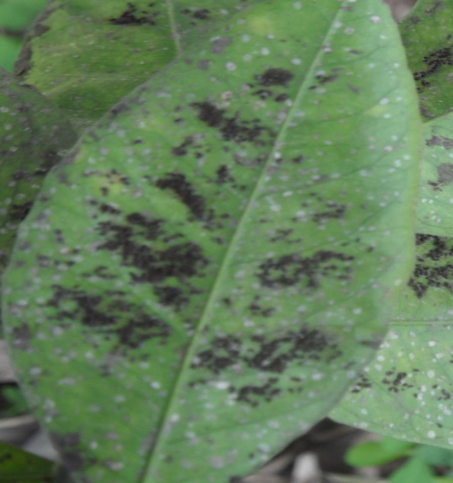
#> input picture dataset/Leaves/Melanose/142.jpg, 453 x 483 px
$ python -i filterLeaf.py   (imports and definitions only)
#> lines starting #> are read from the running program, lines starting #| are printed output that depends on the picture; after the words box and inside, x2 and y2 are one past the last pixel; in counts of white or black regions, pixels touching at a corner belong together
#> further down, picture is the input picture: shape (483, 453, 3); mean B, G, R 91.1, 125.4, 98.8
import cv2
import numpy as np
import matplotlib.pyplot as plt
from skimage import feature

# imgPath = "./dataset/Leaves/greening/g (108).png"
# img =  cv2.imread(imgPath)

#** getLeaf Func
# Using HSV to create color mask
# Return an image(160x160) with background color is black and leaf
def getLeaf(img):
    # change image color change from BGR -> HSV
    hsv = cv2.cvtColor(img, cv2.COLOR_BGR2HSV)
#> hsv: shape (483, 453, 3); mean H, S, V 54, 69.1, 125.5
    # find the green color
    mask_green = cv2.inRange(hsv, (36,0,0), (86,255,255))
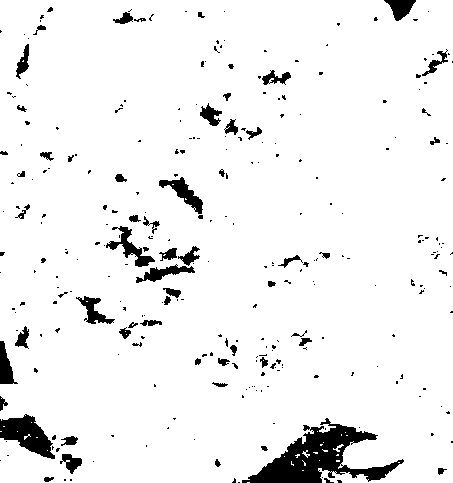
#> mask_green: shape (483, 453); 94% white; 292 black regions (229 under 20 px), largest, box (x1, y1, x2, y2) and area: (242, 418, 404, 483) 4101, (0, 414, 55, 459) 1303, (106, 226, 155, 267) 572
    # find the brown color
    mask_brown = cv2.inRange(hsv, (8, 60, 20), (30, 255, 200))
#> mask_brown: shape (483, 453); 0.01% white in thin lines or dots, all inside (x1, y1, x2, y2) = (21, 13, 125, 481)
    # find the yellow color in the leaf
    mask_yellow = cv2.inRange(hsv, (21, 39, 64), (40, 255, 255))
#> mask_yellow: shape (483, 453); 0.32% white in thin lines or dots
    # find the dark_gray_green color in the leaf
    mask_len = cv2.inRange(hsv, (5, 25, 15), (50, 100, 100))
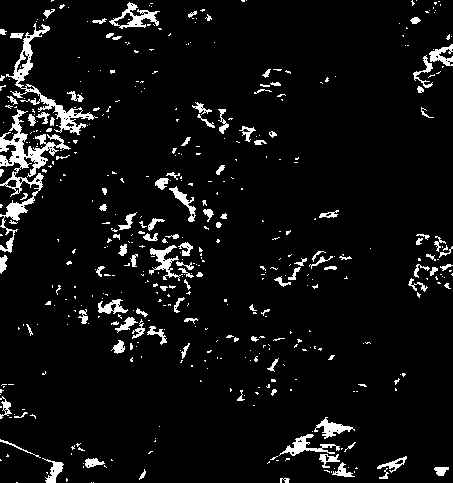
#> mask_len: shape (483, 453); 6.2% white; 475 white regions (362 under 20 px), largest, box (x1, y1, x2, y2) and area: (0, 109, 71, 253) 2155, (6, 23, 98, 135) 1394, (109, 2, 160, 29) 465
    # find the gold color in the leaf
    mask_gold = cv2.inRange(hsv, (3, 12, 5), (30, 253, 105))
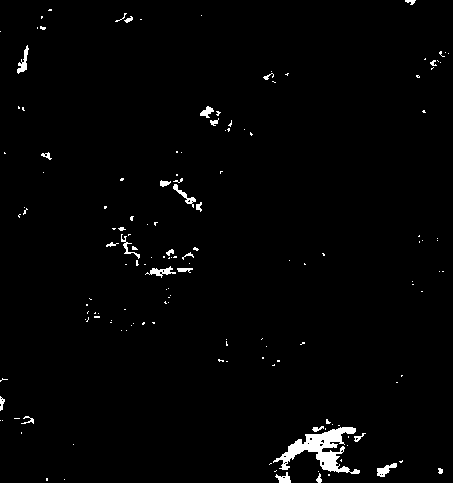
#> mask_gold: shape (483, 453); 1.6% white; 151 white regions (122 under 20 px), largest, box (x1, y1, x2, y2) and area: (273, 427, 360, 474) 1504, (145, 266, 176, 278) 142, (17, 45, 29, 74) 137
    # find the ryan color in the leaf
    mask_ryan = cv2.inRange(hsv, (3, 10, 0), (42, 225, 70))
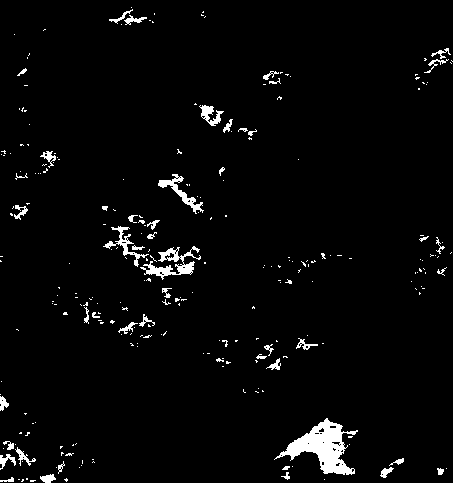
#> mask_ryan: shape (483, 453); 3% white; 256 white regions (208 under 20 px), largest, box (x1, y1, x2, y2) and area: (274, 418, 358, 475) 1886, (140, 246, 201, 280) 687, (158, 174, 204, 214) 402
    # find light_brown color in the leaf
    mask_light_brown = cv2.inRange(hsv, (0, 10, 150), (15, 160, 255))
#> mask_light_brown: shape (483, 453); 0% white in thin lines or dots, all inside (x1, y1, x2, y2) = (305, 11, 407, 479)
    # find light_pink color in the leaf
    mask_light_pink = cv2.inRange(hsv, (10, 50, 150), (19, 120, 255))
#> mask_light_pink: shape (483, 453); every value is 0

    # find any of the three colors(green or brown or yellow) in the image
    mask = cv2.bitwise_or(mask_green, mask_brown)
    mask = cv2.bitwise_or(mask, mask_yellow)
#> mask: shape (483, 453); 94.1% white; 299 black regions (237 under 20 px), largest, box (x1, y1, x2, y2) and area: (242, 418, 404, 483) 4084, (0, 414, 55, 459) 1303, (106, 226, 155, 267) 568
    mask = cv2.bitwise_or(mask, mask_len)
#> mask: shape (483, 453); 94.9% white; 308 black regions (245 under 20 px), largest, box (x1, y1, x2, y2) and area: (242, 425, 378, 483) 2733, (0, 414, 55, 459) 1303, (106, 229, 155, 267) 493
    mask = cv2.bitwise_or(mask, mask_gold)
#> mask: shape (483, 453); 96% white; 395 black regions (335 under 20 px), largest, box (x1, y1, x2, y2) and area: (242, 450, 322, 483) 1325, (0, 414, 55, 459) 1250, (0, 341, 18, 384) 402
    mask = cv2.bitwise_or(mask, mask_ryan)
#> mask: shape (483, 453); 96.3% white; 373 black regions (317 under 20 px), largest, box (x1, y1, x2, y2) and area: (242, 451, 322, 483) 1315, (0, 414, 55, 459) 1235, (0, 341, 18, 384) 401
    mask = cv2.bitwise_or(mask, mask_light_brown)
#> mask: shape (483, 453); 96.3% white; 373 black regions (317 under 20 px), largest, box (x1, y1, x2, y2) and area: (242, 451, 322, 483) 1314, (0, 414, 55, 459) 1235, (0, 341, 18, 384) 401
    mask = cv2.bitwise_or(mask, mask_light_pink)

    # Bitwise-AND mask and original image
    res = cv2.bitwise_and(img,img, mask= mask)
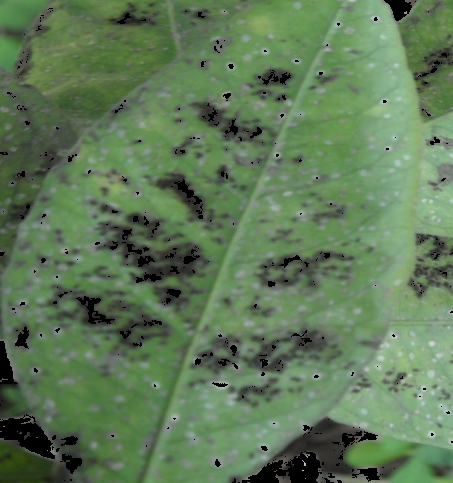
#> res: shape (483, 453, 3); mean B, G, R 87.8, 122, 95.4

    # Filter leaf edge color
    mask_fil = cv2.bitwise_or(mask_brown, mask_yellow)
#> mask_fil: shape (483, 453); 0.33% white in thin lines or dots
    mask_fil = cv2.bitwise_or(mask_fil, mask_len)
#> mask_fil: shape (483, 453); 6.3% white; 489 white regions (376 under 20 px), largest, box (x1, y1, x2, y2) and area: (0, 109, 71, 253) 2155, (6, 23, 98, 135) 1394, (92, 2, 160, 29) 526
    mask_fil = cv2.bitwise_or(mask_fil, mask_gold)
#> mask_fil: shape (483, 453); 7.3% white; 475 white regions (368 under 20 px), largest, box (x1, y1, x2, y2) and area: (0, 106, 71, 253) 2225, (270, 417, 366, 477) 2047, (6, 23, 98, 135) 1457
    mask_fil = cv2.bitwise_or(mask_fil, mask_ryan)
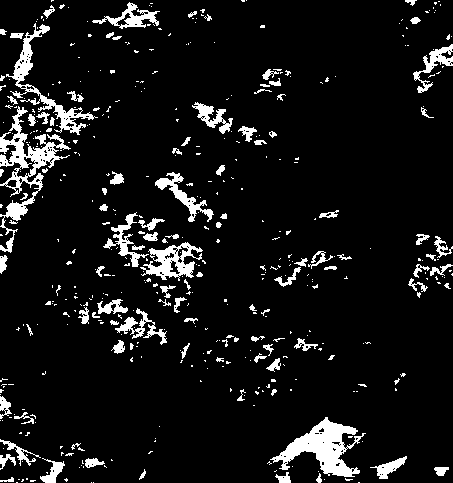
#> mask_fil: shape (483, 453); 8.4% white; 459 white regions (356 under 20 px), largest, box (x1, y1, x2, y2) and area: (0, 106, 71, 253) 2370, (270, 417, 366, 477) 2284, (6, 23, 98, 135) 1465
    mask_fil = cv2.bitwise_or(mask_fil, mask_light_brown)
    mask_fil = cv2.bitwise_or(mask_fil, mask_light_pink)

    # fill a leaf with black bg color
    res_fil = cv2.bitwise_and(res,res, mask= mask_fil)

    # resize image to 160x160
    res_fil = cv2.resize(res_fil, (160, 160))
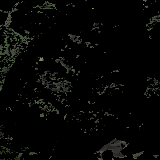
#> res_fil: shape (160, 160, 3); mean B, G, R 4.8, 6, 5.4
    return res_fil

#** getHistograms Func
# Using to get histograms of mean value of three color channels in an image
def getHistograms(img):
    # create a array feature_matrix to hold mean value of three color channels
    feature_matrix = np.zeros((160, 160))
    for i in range(0,img.shape[0]):
        for j in range(0,img.shape[1]):
            feature_matrix[i][j] = ((int(img[i,j,0]) + int(img[i,j,1]) + int(img[i,j,2]))/3)
    # calc histograms with bins 256 and range (0, 255)
    (hist, _) = np.histogram(feature_matrix.ravel(),
                bins=256,
                range=(0, 255))
    return hist

# [11 lines of commented-out code are left out]

>>> import cv2
>>> picture = cv2.imread('dataset/Leaves/Melanose/142.jpg')
>>> result = getLeaf(picture)

$ run again, on dataset/Leaves/Melanose/146.jpg
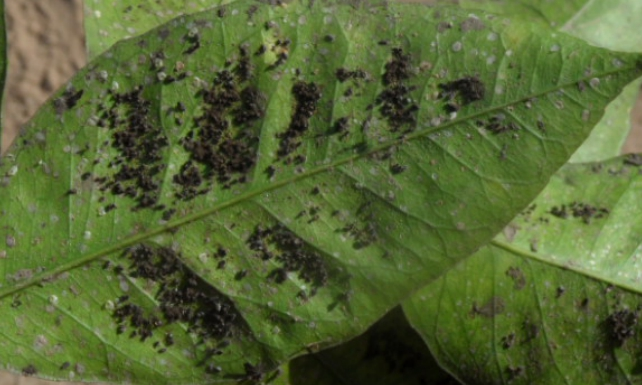
#> input picture dataset/Leaves/Melanose/146.jpg, 642 x 385 px
#> picture is the input picture: shape (385, 642, 3); mean B, G, R 52.5, 101.3, 85.3
#> hsv: shape (385, 642, 3); mean H, S, V 38.2, 127.3, 102.2
#> in getLeaf, `mask_green = cv2.inRange(hsv, (36,0,0), (86,255,255))`:
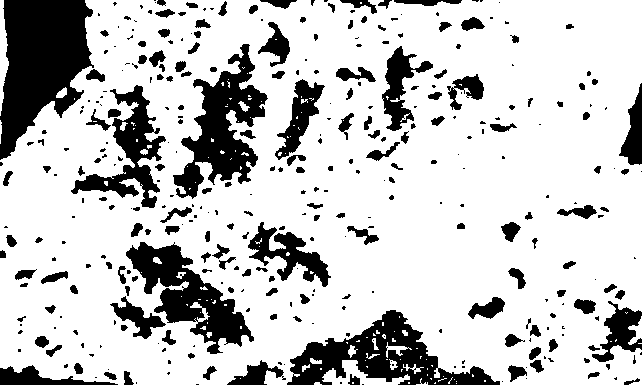
#> mask_green: shape (385, 642); 78% white; 357 black regions (191 under 20 px), largest, box (x1, y1, x2, y2) and area: (0, 0, 94, 160) 9595, (287, 310, 500, 385) 6369, (173, 44, 268, 199) 6025
#> mask_brown: shape (385, 642); 8.9% white; 406 white regions (305 under 20 px), largest, box (x1, y1, x2, y2) and area: (0, 0, 89, 157) 8511, (184, 83, 250, 174) 2182, (622, 87, 642, 158) 735
#> mask_yellow: shape (385, 642); 34.4% white; 707 white regions (515 under 20 px), largest, box (x1, y1, x2, y2) and area: (259, 105, 642, 385) 20660, (0, 154, 295, 361) 15226, (0, 0, 294, 217) 14705
#> mask_len: shape (385, 642); 10.4% white; 577 white regions (427 under 20 px), largest, box (x1, y1, x2, y2) and area: (181, 69, 268, 187) 3557, (126, 243, 246, 345) 3341, (111, 83, 170, 197) 2227
#> mask_gold: shape (385, 642); 7.1% white; 321 white regions (218 under 20 px), largest, box (x1, y1, x2, y2) and area: (183, 83, 257, 181) 2707, (155, 271, 241, 337) 1901, (129, 246, 182, 290) 1009
#> mask_ryan: shape (385, 642); 17.2% white; 320 white regions (229 under 20 px), largest, box (x1, y1, x2, y2) and area: (288, 303, 550, 385) 10547, (114, 243, 280, 385) 7673, (173, 46, 265, 201) 5704
#> mask_light_brown: shape (385, 642); 0.27% white in thin lines or dots
#> mask_light_pink: shape (385, 642); 1.2% white; 22 white regions (7 under 20 px), largest, box (x1, y1, x2, y2) and area: (7, 0, 46, 101) 1435, (625, 121, 642, 152) 326, (49, 59, 63, 88) 190
#> in getLeaf, `res_fil = cv2.resize(res_fil, (160, 160))`:
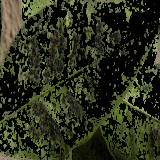
#> res_fil: shape (160, 160, 3); mean B, G, R 26.7, 47.6, 43.3

$ run again, on dataset/Leaves/Melanose/32.jpg
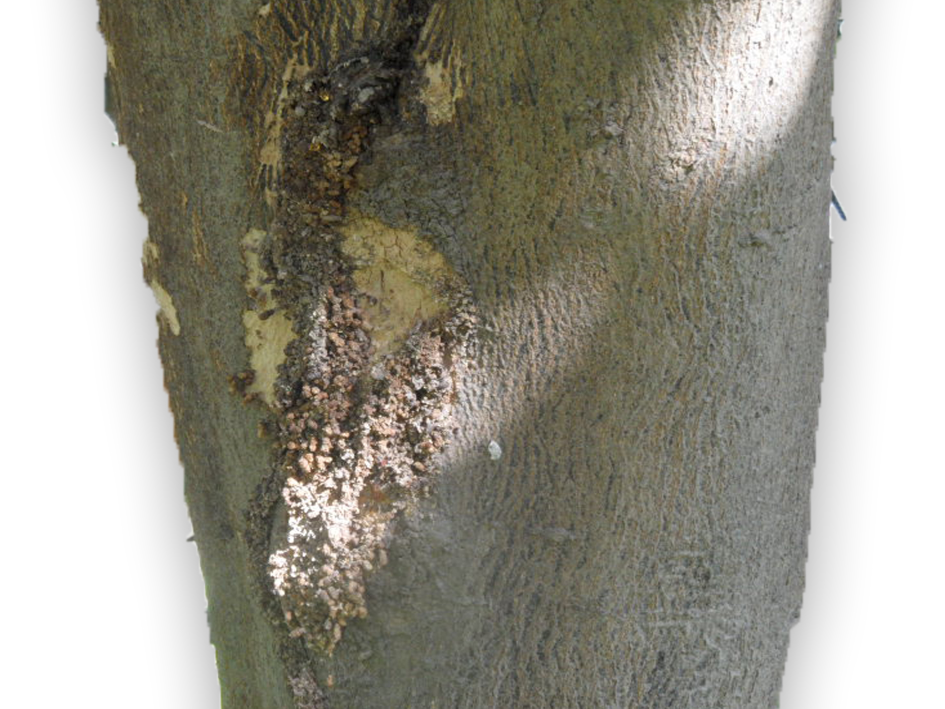
#> input picture dataset/Leaves/Melanose/32.jpg, 1890 x 1417 px (shown at 1/2 size)
#> picture is the input picture: shape (1417, 1890, 3); mean B, G, R 140.2, 151.4, 154.1
#> hsv: shape (1417, 1890, 3); mean H, S, V 19.8, 35.5, 154.6
#> in getLeaf, `mask_green = cv2.inRange(hsv, (36,0,0), (86,255,255))`:
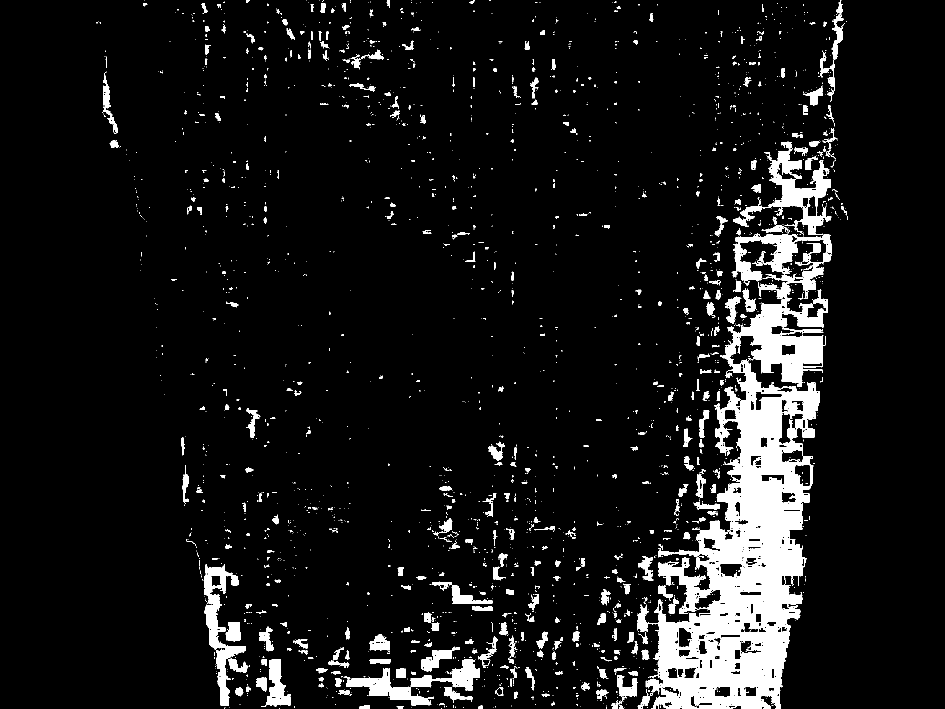
#> mask_green: shape (1417, 1890) (shown at 1/2 size); 8.3% white; 2304 white regions (1863 under 20 px), largest, box (x1, y1, x2, y2) and area: (1274, 283, 1664, 1417) 146744, (408, 1128, 492, 1412) 7052, (687, 1336, 868, 1411) 4117
#> mask_brown: shape (1417, 1890); 23.7% white; 1802 white regions (1285 under 20 px), largest, box (x1, y1, x2, y2) and area: (195, 0, 1387, 1010) 546914, (558, 1155, 739, 1261) 8116, (739, 808, 881, 952) 4818
#> mask_yellow: shape (1417, 1890); 30.8% white; 2392 white regions (1867 under 20 px), largest, box (x1, y1, x2, y2) and area: (574, 0, 1436, 1142) 404905, (194, 0, 780, 1417) 327924, (694, 0, 770, 100) 3603
#> mask_len: shape (1417, 1890); 20.5% white; 3631 white regions (2634 under 20 px), largest, box (x1, y1, x2, y2) and area: (200, 0, 1321, 1417) 385112, (657, 1078, 830, 1417) 19466, (1002, 787, 1131, 1075) 9237
#> mask_gold: shape (1417, 1890); 24.3% white; 3104 white regions (2217 under 20 px), largest, box (x1, y1, x2, y2) and area: (196, 0, 1345, 1219) 475017, (961, 657, 1241, 1179) 34574, (528, 1171, 683, 1367) 8593
#> mask_ryan: shape (1417, 1890); 4.4% white; 1564 white regions (1119 under 20 px), largest, box (x1, y1, x2, y2) and area: (554, 0, 882, 439) 60278, (558, 416, 693, 515) 3299, (478, 107, 515, 259) 2245
#> mask_light_brown: shape (1417, 1890); 3.3% white; 1122 white regions (856 under 20 px), largest, box (x1, y1, x2, y2) and area: (611, 872, 835, 1154) 16164, (836, 673, 990, 946) 14050, (1344, 117, 1472, 369) 10074
#> mask_light_pink: shape (1417, 1890); 0.84% white; 933 white regions (760 under 20 px), largest, box (x1, y1, x2, y2) and area: (712, 995, 788, 1074) 1657, (740, 794, 819, 873) 1426, (872, 734, 917, 815) 714
#> in getLeaf, `res_fil = cv2.resize(res_fil, (160, 160))`:
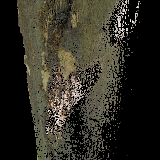
#> res_fil: shape (160, 160, 3); mean B, G, R 36, 45.4, 47.8

$ run again, on dataset/Leaves/Melanose/33.jpg
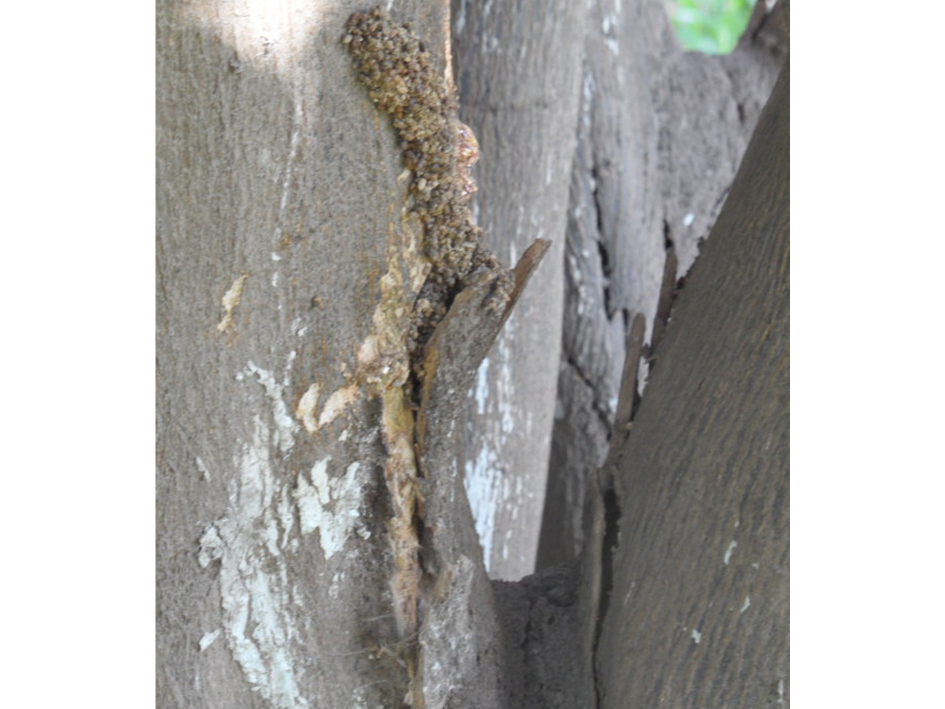
#> input picture dataset/Leaves/Melanose/33.jpg, 1890 x 1417 px (shown at 1/2 size)
#> picture is the input picture: shape (1417, 1890, 3); mean B, G, R 170, 172.4, 173.6
#> hsv: shape (1417, 1890, 3); mean H, S, V 35.7, 12.7, 175.2
#> mask_green: shape (1417, 1890); 4.5% white; 4452 white regions (3668 under 20 px), largest, box (x1, y1, x2, y2) and area: (1331, 0, 1518, 112) 15698, (588, 910, 739, 1032) 4922, (532, 776, 595, 902) 2029
#> mask_brown: shape (1417, 1890); 2.7% white; 381 white regions (255 under 20 px), largest, box (x1, y1, x2, y2) and area: (680, 77, 905, 368) 22093, (734, 660, 884, 953) 14183, (800, 399, 920, 558) 5996
#> mask_yellow: shape (1417, 1890); 1.5% white; 1627 white regions (1268 under 20 px), largest, box (x1, y1, x2, y2) and area: (767, 770, 822, 859) 2509, (700, 155, 789, 246) 1850, (758, 576, 800, 653) 1495
#> mask_len: shape (1417, 1890); 3.7% white; 1242 white regions (897 under 20 px), largest, box (x1, y1, x2, y2) and area: (1432, 11, 1580, 535) 19427, (803, 593, 901, 847) 5818, (1531, 392, 1580, 630) 4207
#> mask_gold: shape (1417, 1890); 10.3% white; 1081 white regions (805 under 20 px), largest, box (x1, y1, x2, y2) and area: (1214, 8, 1580, 1417) 180753, (803, 435, 988, 959) 16113, (708, 1135, 843, 1417) 14408
#> mask_ryan: shape (1417, 1890); 0.81% white; 382 white regions (267 under 20 px), largest, box (x1, y1, x2, y2) and area: (814, 693, 849, 814) 1681, (1186, 1140, 1226, 1287) 1616, (1318, 543, 1371, 642) 1283
#> mask_light_brown: shape (1417, 1890); 2.3% white; 2323 white regions (1885 under 20 px), largest, box (x1, y1, x2, y2) and area: (565, 0, 685, 173) 6441, (890, 218, 964, 409) 5762, (384, 0, 501, 101) 3740
#> mask_light_pink: shape (1417, 1890); 0.79% white; 521 white regions (393 under 20 px), largest, box (x1, y1, x2, y2) and area: (891, 298, 953, 381) 1383, (710, 653, 778, 751) 1161, (770, 812, 817, 889) 1016
#> in getLeaf, `res_fil = cv2.resize(res_fil, (160, 160))`:
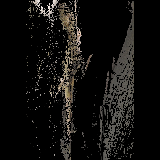
#> res_fil: shape (160, 160, 3); mean B, G, R 14.7, 16.2, 17.2
